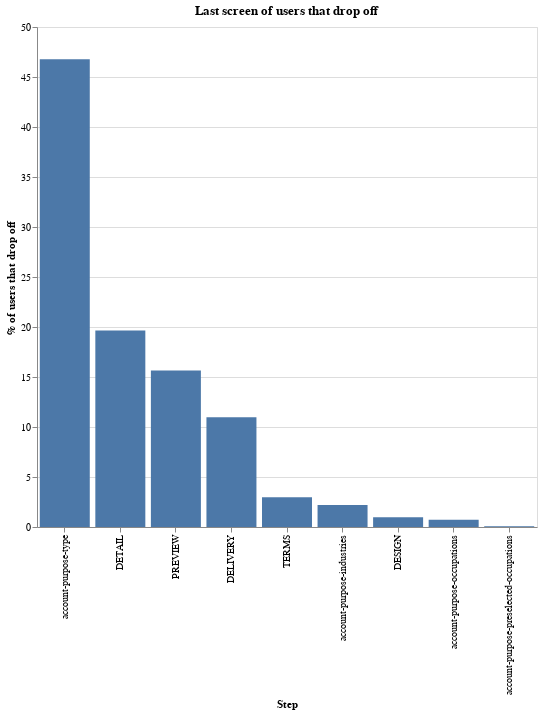

The notebook cell saved with this chart:
### Markdown cell above
- 45% of all failures happen on the very first screen. 
- 20% of failures happen on the detail screens.

### Code cell
df = pd.read_csv("product_selection_ksp.csv")

df = df.loc[
    df["se_action"].isin(
        [
            "account_purpose.step_entered",
            "product_selection.step_entered",
            "product_selection.success",
        ]
    ),
    :,
]

# flag users that finish the flow
df["finish"] = 0
df.loc[df["se_action"] == "product_selection.success", "finish"] = 1
# drop those that finished
df["finisher"] = df.groupby("id")["finish"].transform("max")

df = df.loc[df["finisher"] == 0, :]

# now rank each screen view
df["collector_tstamp"] = pd.to_datetime(df["collector_tstamp"])
df["rank"] = df.groupby("id")["collector_tstamp"].rank(method="dense", ascending=True)

df["max"] = df.groupby("id")["rank"].transform("max")

# keep only last step
df = df.loc[df["rank"] == df["max"], :]

# compute the % of times that a step was the last step
df = df.groupby("se_label")["id"].agg("nunique").reset_index()

df["perc"] = 100 * df["id"] / sum(df["id"])

alt.Chart(df).mark_bar().encode(
    x=alt.X(
        "se_label:N",
        axis=alt.Axis(title="Step"),
        sort=alt.EncodingSortField(field="perc", op="mean", order="descending"),
    ),
    y=alt.Y("perc:Q", axis=alt.Axis(title="% of users that drop off")),
).properties(width=500, height=500, title="Last screen of users that drop off")

### Figure 1 — Vega-Lite specification as saved in the notebook (floating-point values rounded to 4 significant figures)
{"config": {"view": {"continuousWidth": 400, "continuousHeight": 300}}, "data": {"name": "data-55371e7ac52056898aa2a36f5e40a57f"}, "mark": "bar", "encoding": {"x": {"type": "nominal", "axis": {"title": "Step"}, "field": "se_label", "sort": {"field": "perc", "op": "mean", "order": "descending"}}, "y": {"type": "quantitative", "axis": {"title": "% of users that drop off"}, "field": "perc"}}, "height": 500, "title": "Last screen of users that drop off", "width": 500, "$schema": "https://vega.github.io/schema/vega-lite/v4.0.2.json", "datasets": {"data-55371e7ac52056898aa2a36f5e40a57f": [{"se_label": "DELIVERY", "id": 394, "perc": 10.97}, {"se_label": "DESIGN", "id": 35, "perc": 0.9741}, {"se_label": "DETAIL", "id": 706, "perc": 19.65}, {"se_label": "PREVIEW", "id": 562, "perc": 15.64}, {"se_label": "TERMS", "id": 107, "perc": 2.978}, {"se_label": "account-purpose-industries", "id": 79, "perc": 2.199}, {"se_label": "account-purpose-occupations", "id": 26, "perc": 0.7236}, {"se_label": "account-purpose-preselected-occupations", "id": 3, "perc": 0.0835}, {"se_label": "account-purpose-type", "id": 1681, "perc": 46.79}]}}
